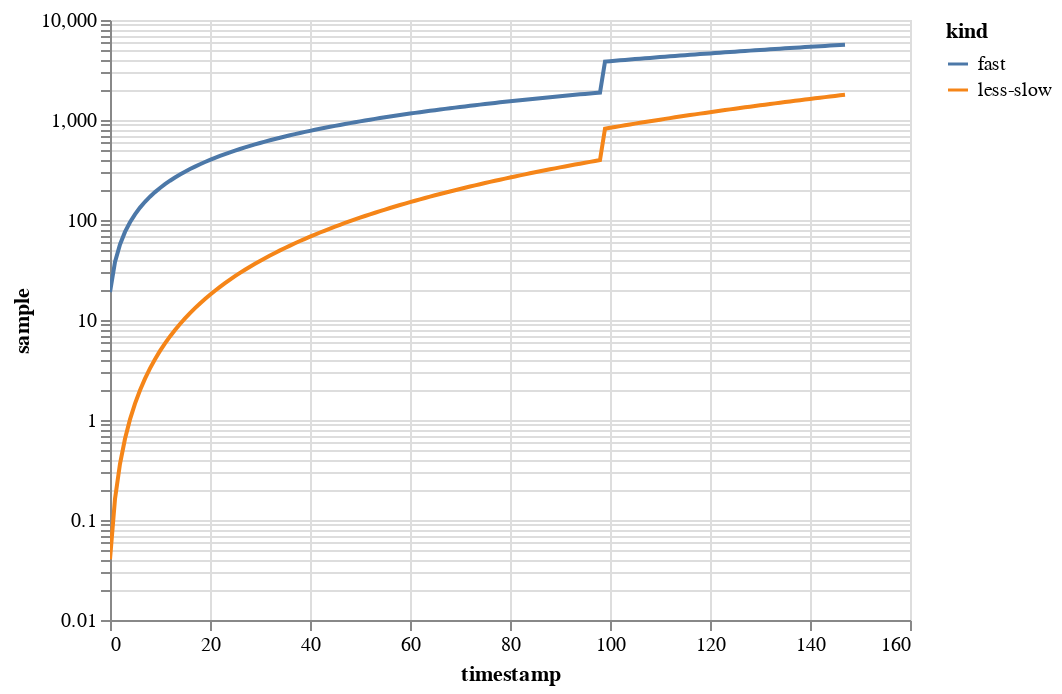

This figure's notebook cell:
### Markdown cell above
If we use a log scale, on the other hand, we can see that the slopes diverge over time because the lines are closer to one another on the right side of the graph than they were on the left side of the graph.

### Code cell
alt.Chart(data2).mark_line().encode(alt.X("timestamp"), 
                                    alt.Y("sample", scale=alt.Scale(type="log")), 
                                    color="kind").interactive()

### Figure 1 — Vega-Lite specification as saved in the notebook (floating-point values rounded to 4 significant figures; data arrays with more than 128 entries replaced by an {"elided": "..."} marker saying what was removed)
{"config": {"view": {"continuousWidth": 400, "continuousHeight": 300}}, "data": {"name": "data-b71deeb2d61d889cb3f1925e220e702a"}, "mark": "line", "encoding": {"color": {"type": "nominal", "field": "kind"}, "x": {"type": "quantitative", "field": "timestamp"}, "y": {"type": "quantitative", "field": "sample", "scale": {"type": "log"}}}, "selection": {"selector002": {"type": "interval", "bind": "scales", "encodings": ["x", "y"]}}, "$schema": "https://vega.github.io/schema/vega-lite/v4.0.0.json", "datasets": {"data-b71deeb2d61d889cb3f1925e220e702a": {"elided": "296 records"}}}
